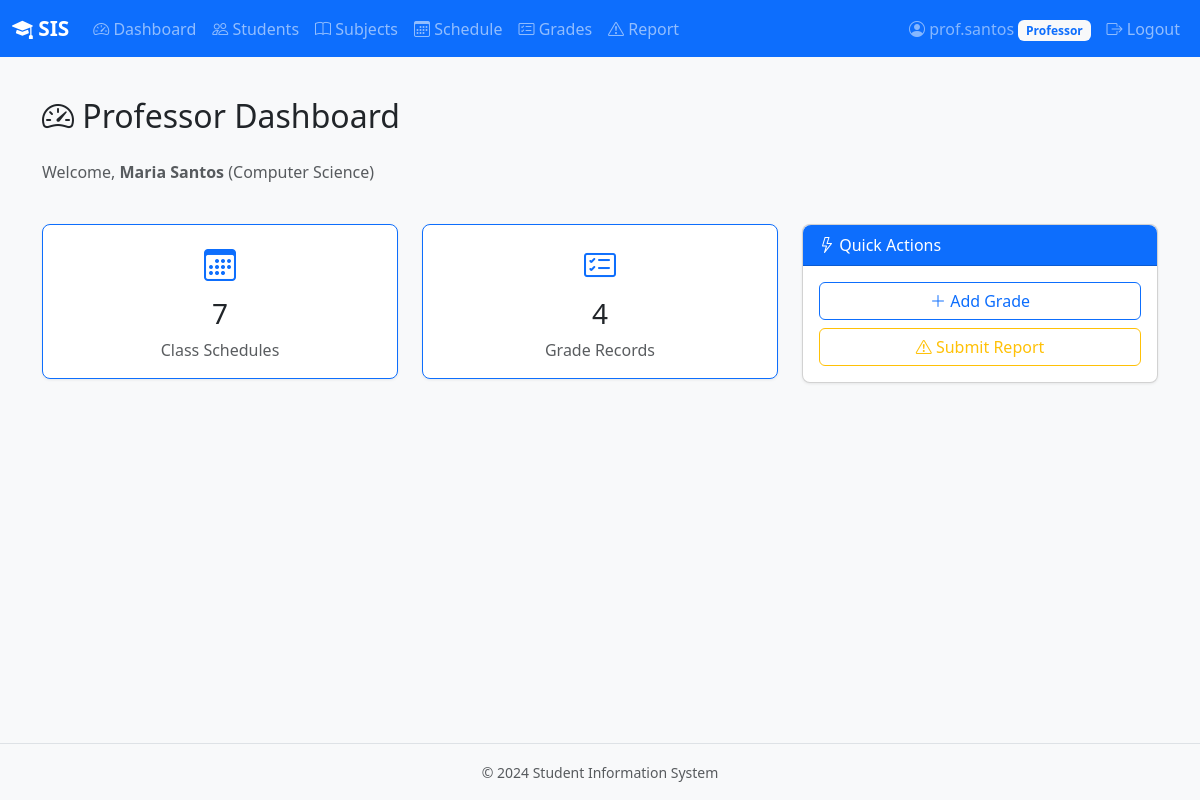
/professor/dashboard (signed in), run on the app's committed database.
### backend/models.py (models this page shows, shortened)
class User(UserMixin, db.Model):
    __tablename__ = "users"
    id = db.Column(db.Integer, primary_key=True)
    username = db.Column(db.String(80), unique=True, nullable=False)
    password_hash = db.Column(db.String(256), nullable=False)
    email = db.Column(db.String(120), unique=True, nullable=False)
    role = db.Column(db.String(20), nullable=False)  # admin, professor, student
    created_at = db.Column(db.DateTime, default=datetime.utcnow)
    student = db.relationship("Student", backref="user", uselist=False, cascade="all, delete-orphan")
    professor = db.relationship("Professor", backref="user", uselist=False, cascade="all, delete-orphan")
    admin = db.relationship("Admin", backref="user", uselist=False, cascade="all, delete-orphan")

class Professor(db.Model):
    __tablename__ = "professors"
    id = db.Column(db.Integer, primary_key=True)
    user_id = db.Column(db.Integer, db.ForeignKey("users.id"), unique=True, nullable=False)
    employee_number = db.Column(db.String(20), unique=True, nullable=False)
    first_name = db.Column(db.String(80), nullable=False)
    last_name = db.Column(db.String(80), nullable=False)
    department = db.Column(db.String(100), nullable=False)
    schedules = db.relationship("Schedule", backref="professor", lazy="dynamic")
    grades = db.relationship("Grade", backref="professor", lazy="dynamic")
    disciplinary_reports = db.relationship("DisciplinaryReport", backref="professor", lazy="dynamic")
    @property
    def full_name(self):
        return f"{self.first_name} {self.last_name}"

### backend/routes.py (the view)
@professor_bp.route("/dashboard")
@login_required
@role_required("professor")
def dashboard():
    professor = current_user.professor
    schedule_count = Schedule.query.filter_by(professor_id=professor.id).count()
    grade_count = Grade.query.filter_by(professor_id=professor.id).count()
    return render_template("professor/dashboard.html",
                           professor=professor,
                           schedule_count=schedule_count,
                           grade_count=grade_count)

### backend/auth.py (called while the page is built)
@login_manager.user_loader
def load_user(user_id):
    return User.query.get(int(user_id))

def role_required(*roles):
    def decorator(f):
        @wraps(f)
        def decorated_function(*args, **kwargs):
            if not current_user.is_authenticated:
                return redirect(url_for("auth.login"))
            if current_user.role not in roles:
                flash("You do not have permission to access that page.", "danger")
                abort(403)
            return f(*args, **kwargs)
        return decorated_function
    return decorator

### frontend/templates/professor/dashboard.html (shortened to what this page needs)
{% extends "base.html" %}
{% block nav_items %}
<li class="nav-item"><a class="nav-link" href="{{ url_for('professor.dashboard') }}"><i class="bi bi-speedometer2"></i> Dashboard</a></li>
<li class="nav-item"><a class="nav-link" href="{{ url_for('professor.students_list') }}"><i class="bi bi-people"></i> Students</a></li>
<li class="nav-item"><a class="nav-link" href="{{ url_for('professor.subjects_list') }}"><i class="bi bi-book"></i> Subjects</a></li>
<li class="nav-item"><a class="nav-link" href="{{ url_for('professor.schedule_view') }}"><i class="bi bi-calendar3"></i> Schedule</a></li>
<li class="nav-item"><a class="nav-link" href="{{ url_for('professor.grades_list') }}"><i class="bi bi-card-checklist"></i> Grades</a></li>
<li class="nav-item"><a class="nav-link" href="{{ url_for('professor.disciplinary_report') }}"><i class="bi bi-exclamation-triangle"></i> Report</a></li>
{% endblock %}
{% block content %}
<h2 class="mb-4"><i class="bi bi-speedometer2"></i> Professor Dashboard</h2>
<p class="text-muted">Welcome, <strong>{{ professor.full_name }}</strong> ({{ professor.department }})</p>
<div class="row g-4 mt-2">
    <div class="col-md-4">
        <div class="card text-center border-primary">
            <div class="card-body">
                <i class="bi bi-calendar3 text-primary" style="font-size: 2rem;"></i>
                <h3 class="mt-2">{{ schedule_count }}</h3>
                <p class="text-muted mb-0">Class Schedules</p>
            </div>
        </div>
    </div>
    <div class="col-md-4">
        <div class="card text-center border-primary">
            <div class="card-body">
                <i class="bi bi-card-checklist text-primary" style="font-size: 2rem;"></i>
                <h3 class="mt-2">{{ grade_count }}</h3>
                <p class="text-muted mb-0">Grade Records</p>
            </div>
        </div>
    </div>
    <div class="col-md-4">
        <div class="card">
            <div class="card-header bg-primary text-white"><i class="bi bi-lightning"></i> Quick Actions</div>
            <div class="card-body d-grid gap-2">
                <a href="{{ url_for('professor.grades_add') }}" class="btn btn-outline-primary"><i class="bi bi-plus-lg"></i> Add Grade</a>
                <a href="{{ url_for('professor.disciplinary_report') }}" class="btn btn-outline-warning"><i class="bi bi-exclamation-triangle"></i> Submit Report</a>
            </div>
        </div>
    </div>
</div>
{% endblock %}

### frontend/templates/base.html (shortened to what this page needs)
<!DOCTYPE html>
<html lang="en">
<head>
    <link href="https://cdn.jsdelivr.net/npm/bootstrap@5.3.2/dist/css/bootstrap.min.css" rel="stylesheet">
    <link href="https://cdn.jsdelivr.net/npm/bootstrap-icons@1.11.1/font/bootstrap-icons.css" rel="stylesheet">
    <link href="{{ url_for('static', filename='css/style.css') }}" rel="stylesheet">
</head>
<body>
    {% if current_user.is_authenticated %}
    <nav class="navbar navbar-expand-lg navbar-dark bg-primary">
        <div class="container-fluid">
            <a class="navbar-brand" href="{{ url_for(current_user.role + '.dashboard') }}">
                <i class="bi bi-mortarboard-fill"></i> SIS
            </a>
            <div class="collapse navbar-collapse" id="navbarNav">
                <ul class="navbar-nav me-auto">
                    {% block nav_items %}{% endblock %}
                </ul>
                <ul class="navbar-nav">
                    <li class="nav-item">
                        <span class="nav-link text-white-50">
                            <i class="bi bi-person-circle"></i> {{ current_user.username }}
                            <span class="badge bg-light text-primary">{{ current_user.role|title }}</span>
                        </span>
                    </li>
                    <li class="nav-item">
                        <a class="nav-link" href="{{ url_for('auth.logout') }}">
                            <i class="bi bi-box-arrow-right"></i> Logout
                        </a>
                    </li>
                </ul>
            </div>
        </div>
    </nav>
    {% endif %}
    <main class="container py-4">
        {% block content %}{% endblock %}
    </main>
    <footer class="text-center text-muted py-3 mt-auto">
        <small>&copy; 2024 Student Information System</small>
    </footer>
</body>
</html>

### frontend/static/css/style.css (style rules this page uses)
:root { --sis-primary: #0d6efd; --sis-primary-dark: #0a58ca; --sis-light: #f8f9fa; }
body { background-color: var(--sis-light); min-height: 100vh; display: flex; flex-direction: column; }
main { flex: 1; }
.navbar-brand { font-weight: 700; font-size: 1.3rem; }
.card { border-radius: 8px; box-shadow: 0 1px 3px rgba(0, 0, 0, 0.08); }
.card-header { border-radius: 8px 8px 0 0 !important; }
.card.border-primary { transition: transform 0.2s; }
footer { border-top: 1px solid #dee2e6; }

### data on the page
User: username "prof.santos", role "Professor"
Professor: full_name "Maria Santos", department "Computer Science"

### other printed values
{{ schedule_count }} "7"
{{ grade_count }} "4"
